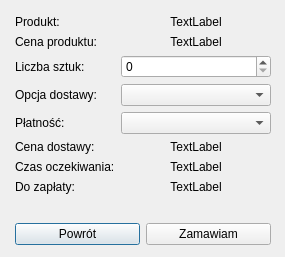
<?xml version="1.0" encoding="UTF-8"?>
<ui version="4.0">
 <class>Zamowienie</class>
 <widget class="QDialog" name="Zamowienie">
  <property name="geometry">
   <rect>
    <x>0</x>
    <y>0</y>
    <width>285</width>
    <height>257</height>
   </rect>
  </property>
  <property name="minimumSize">
   <size>
    <width>285</width>
    <height>257</height>
   </size>
  </property>
  <property name="maximumSize">
   <size>
    <width>285</width>
    <height>257</height>
   </size>
  </property>
  <property name="windowTitle">
   <string>Dialog</string>
  </property>
  <widget class="QWidget" name="layoutWidget">
   <property name="geometry">
    <rect>
     <x>15</x>
     <y>15</y>
     <width>256</width>
     <height>230</height>
    </rect>
   </property>
   <layout class="QVBoxLayout" name="verticalLayout">
    <item>
     <layout class="QFormLayout" name="formLayout">
      <item row="0" column="0">
       <widget class="QLabel" name="label">
        <property name="text">
         <string>Produkt: </string>
        </property>
       </widget>
      </item>
      <item row="0" column="1">
       <widget class="QLabel" name="produkt">
        <property name="text">
         <string>TextLabel</string>
        </property>
        <property name="alignment">
         <set>Qt::AlignCenter</set>
        </property>
       </widget>
      </item>
      <item row="2" column="0">
       <widget class="QLabel" name="label_3">
        <property name="text">
         <string>Liczba sztuk:</string>
        </property>
       </widget>
      </item>
      <item row="2" column="1">
       <widget class="QSpinBox" name="sztuki"/>
      </item>
      <item row="3" column="0">
       <widget class="QLabel" name="label_5">
        <property name="text">
         <string>Opcja dostawy: </string>
        </property>
       </widget>
      </item>
      <item row="5" column="0">
       <widget class="QLabel" name="label_4">
        <property name="text">
         <string>Cena dostawy:</string>
        </property>
       </widget>
      </item>
      <item row="3" column="1">
       <widget class="QComboBox" name="dostawa"/>
      </item>
      <item row="6" column="0">
       <widget class="QLabel" name="label_6">
        <property name="text">
         <string>Czas oczekiwania:</string>
        </property>
       </widget>
      </item>
      <item row="6" column="1">
       <widget class="QLabel" name="czas">
        <property name="text">
         <string>TextLabel</string>
        </property>
        <property name="alignment">
         <set>Qt::AlignCenter</set>
        </property>
       </widget>
      </item>
      <item row="4" column="0">
       <widget class="QLabel" name="label_9">
        <property name="text">
         <string>Płatność:</string>
        </property>
       </widget>
      </item>
      <item row="4" column="1">
       <widget class="QComboBox" name="platnosc"/>
      </item>
      <item row="7" column="0">
       <widget class="QLabel" name="label_10">
        <property name="text">
         <string>Do zapłaty:</string>
        </property>
       </widget>
      </item>
      <item row="7" column="1">
       <widget class="QLabel" name="do_zaplaty">
        <property name="text">
         <string>TextLabel</string>
        </property>
        <property name="alignment">
         <set>Qt::AlignCenter</set>
        </property>
       </widget>
      </item>
      <item row="1" column="0">
       <widget class="QLabel" name="label_12">
        <property name="text">
         <string>Cena produktu:</string>
        </property>
       </widget>
      </item>
      <item row="1" column="1">
       <widget class="QLabel" name="cena">
        <property name="text">
         <string>TextLabel</string>
        </property>
        <property name="alignment">
         <set>Qt::AlignCenter</set>
        </property>
       </widget>
      </item>
      <item row="5" column="1">
       <widget class="QLabel" name="cena_dostawy">
        <property name="text">
         <string>TextLabel</string>
        </property>
        <property name="alignment">
         <set>Qt::AlignCenter</set>
        </property>
       </widget>
      </item>
     </layout>
    </item>
    <item>
     <layout class="QHBoxLayout" name="horizontalLayout">
      <item>
       <widget class="QPushButton" name="powrot">
        <property name="text">
         <string>Powrót</string>
        </property>
       </widget>
      </item>
      <item>
       <widget class="QPushButton" name="zamawiam">
        <property name="text">
         <string>Zamawiam</string>
        </property>
       </widget>
      </item>
     </layout>
    </item>
   </layout>
  </widget>
 </widget>
 <resources/>
 <connections/>
</ui>
